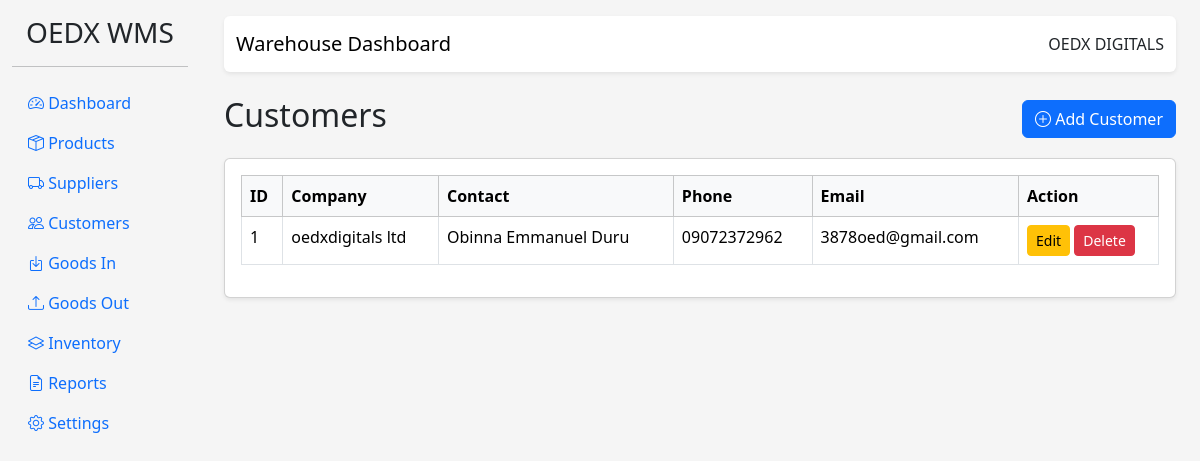
Before: /customers/ with the older database file.
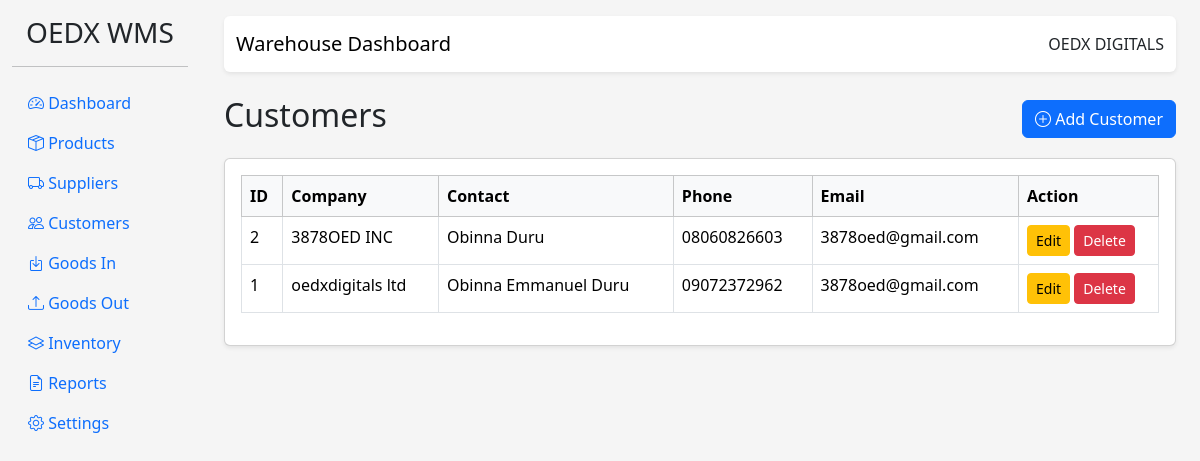
After: the same page with the newer database file.
### app/models/customer.py (models this page shows, shortened)
class Customer(db.Model):
    __tablename__ = "customers"
    id = db.Column(db.Integer, primary_key=True)
    company_name = db.Column(
        db.String(150),
        nullable=False
    )
    contact_person = db.Column(db.String(100))
    phone = db.Column(db.String(50))
    email = db.Column(db.String(100))
    address = db.Column(db.Text)
    goods_out = db.relationship(
        "GoodsOut",
        backref="customer",
        lazy=True
    )

### app/blueprints/customers.py (the view)
@customers_bp.route("/")
def index():
    customers = Customer.query.order_by(
        Customer.company_name
    ).all()
    return render_template(
        "customers/list.html",
        customers=customers
    )

### templates/customers/list.html
{% extends "base.html" %}
{% block content %}
<div class="d-flex justify-content-between align-items-center mb-3">
    <h2>Customers</h2>
    <a href="{{ url_for('customers.new') }}" class="btn btn-primary">
        <i class="bi bi-plus-circle"></i> Add Customer
    </a>
</div>
<div class="card shadow-sm">
    <div class="card-body">
        <table class="table table-bordered table-hover">
            <thead class="table-light">
                <tr>
                    <th>ID</th>
                    <th>Company</th>
                    <th>Contact</th>
                    <th>Phone</th>
                    <th>Email</th>
                    <th width="140">Action</th>
                </tr>
            </thead>
            <tbody>
            {% for customer in customers %}
                <tr>
                    <td>{{ customer.id }}</td>
                    <td>{{ customer.company_name }}</td>
                    <td>{{ customer.contact_person }}</td>
                    <td>{{ customer.phone }}</td>
                    <td>{{ customer.email }}</td>
                    <td>
                        <a href="#" class="btn btn-warning btn-sm">
                            Edit
                        </a>
                        <a href="#" class="btn btn-danger btn-sm">
                            Delete
                        </a>
                    </td>
                </tr>
            {% else %}
                <tr>
                    <td colspan="6" class="text-center">
                        No customers found.
                    </td>
                </tr>
            {% endfor %}
            </tbody>
        </table>
    </div>
</div>
{% endblock %}

### templates/base.html (shortened to what this page needs)
<!DOCTYPE html>
<html lang="en">
<head>
    <link href="https://cdn.jsdelivr.net/npm/bootstrap@5.3.3/dist/css/bootstrap.min.css" rel="stylesheet">
    <link href="https://cdn.jsdelivr.net/npm/bootstrap-icons@1.11.3/font/bootstrap-icons.min.css" rel="stylesheet">
    <link rel="stylesheet"
          href="{{ url_for('static', filename='css/style.css') }}">
</head>
<body>
<div class="container-fluid">
<div class="row">
{% include "layouts/sidebar.html" %}
<div class="col-md-10 ms-sm-auto px-md-4">
{% include "layouts/navbar.html" %}
<div class="pt-4">
{% block content %}
{% endblock %}
</div>
</div>
</div>
</div>
</body>
</html>

### templates/layouts/sidebar.html
<div class="col-md-2 sidebar">
<h3 class="text-center mt-3">
OEDX WMS
</h3>
<hr>
<ul class="nav flex-column">
<li class="nav-item">
<a class="nav-link" href="/">
<i class="bi bi-speedometer2"></i>
Dashboard
</a>
</li>
<li class="nav-item">
<a class="nav-link" href="{{ url_for('products.index') }}">
<i class="bi bi-box-seam"></i>
Products
</a>
</li>
<li class="nav-item">
    <a class="nav-link" href="{{ url_for('suppliers.index') }}">
        <i class="bi bi-truck"></i>
        Suppliers
    </a>
</li>
<li class="nav-item">
    <a class="nav-link" href="{{ url_for('customers.index') }}">
        <i class="bi bi-people"></i>
        Customers
    </a>
</li>
<li class="nav-item">
    <a class="nav-link"
       href="{{ url_for('goods_in.index') }}">
        <i class="bi bi-box-arrow-in-down"></i>
        Goods In
    </a>
</li>
<li class="nav-item">
<a class="nav-link" href="{{ url_for('goods_out.index') }}">
<i class="bi bi-upload"></i>
Goods Out
</a>
</li>
<li class="nav-item">
<a class="nav-link" href="{{ url_for('inventory.index') }}">
<i class="bi bi-layers"></i>
Inventory
</a>
</li>
<li class="nav-item">
<a class="nav-link" href="#">
<i class="bi bi-file-earmark-text"></i>
Reports
</a>
</li>
<li class="nav-item">
<a class="nav-link" href="#">
<i class="bi bi-gear"></i>
Settings
</a>
</li>
</ul>
</div>

### templates/layouts/navbar.html
<nav class="navbar bg-white shadow-sm rounded mt-3">
<div class="container-fluid">
<span class="navbar-brand">
Warehouse Dashboard
</span>
<span>
OEDX DIGITALS
</span>
</div>
</nav>

### static/css/style.css (style rules this page uses)
body { background:#f5f5f5; }

Changed rows visible on the page:
added Customer: id "2", company_name "3878OED INC", contact_person "Obinna Duru", phone "08060826603", email "3878oed@gmail.com"
